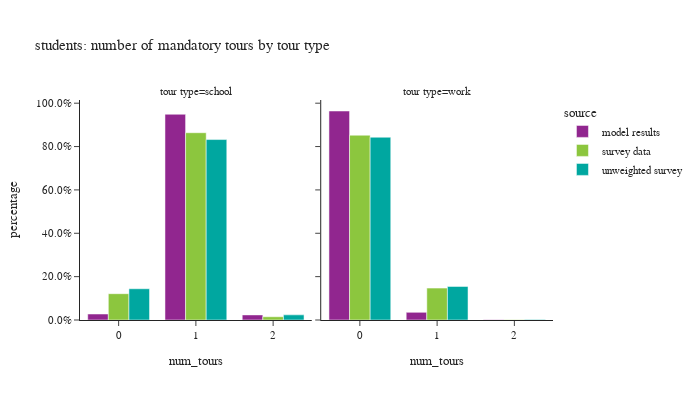

The code cell stored with this chart in its notebook:
### Code cell
# number of mandatory tours
df_plot = s_tour_data.groupby(['person_id','source','tour_type','person_weight'])['tour_id'].count().reset_index()

pivoted = df_plot.pivot(index=['person_id','source','person_weight'], columns="tour_type", values="tour_id").fillna(0).reset_index()
df_plot = pivoted.melt(id_vars=['person_id','source','person_weight'], var_name="tour_type")

df_plot['num_tours'] = df_plot['value']
df_plot['ws_weight'] = df_plot['person_weight']
df_plot = df_plot.groupby(['source','tour_type','num_tours'])['ws_weight'].sum().reset_index()
df_plot = df_plot.merge(df_student_count, how='left', on='source')
df_plot['percentage'] = df_plot['ws_weight']/df_plot['person_weight']

fig = px.bar(df_plot, x="num_tours", y="percentage", color="source",barmode="group",
             facet_col="tour_type",facet_row_spacing=0.2,
             title="students: number of mandatory tours by tour type")
fig.for_each_annotation(lambda a: a.update(text="tour type="+a.text.split("=")[-1]))
fig.update_layout(height=400, width=700)
fig.update_yaxes(tickformat=".1%")
fig.show()

### Figure 1 — Plotly figure (JSON) as saved in the notebook; plotly's stock layout.template omitted (floating-point values rounded to 4 significant figures)
{"data": [{"alignmentgroup": "True", "hovertemplate": "source=model results<br>tour_type=school<br>num_tours=%{x}<br>percentage=%{y}<extra></extra>", "legendgroup": "model results", "marker": {"color": "#91268F", "pattern": {"shape": ""}}, "name": "model results", "offsetgroup": "model results", "orientation": "v", "showlegend": true, "textposition": "auto", "type": "bar", "x": [0.0, 1.0, 2.0], "xaxis": "x", "y": [0.02759, 0.949, 0.02346], "yaxis": "y"}, {"alignmentgroup": "True", "hovertemplate": "source=model results<br>tour_type=work<br>num_tours=%{x}<br>percentage=%{y}<extra></extra>", "legendgroup": "model results", "marker": {"color": "#91268F", "pattern": {"shape": ""}}, "name": "model results", "offsetgroup": "model results", "orientation": "v", "showlegend": false, "textposition": "auto", "type": "bar", "x": [0.0, 1.0, 2.0], "xaxis": "x2", "y": [0.964, 0.03526, 0.000776], "yaxis": "y2"}, {"alignmentgroup": "True", "hovertemplate": "source=survey data<br>tour_type=school<br>num_tours=%{x}<br>percentage=%{y}<extra></extra>", "legendgroup": "survey data", "marker": {"color": "#8CC63E", "pattern": {"shape": ""}}, "name": "survey data", "offsetgroup": "survey data", "orientation": "v", "showlegend": true, "textposition": "auto", "type": "bar", "x": [0.0, 1.0, 2.0], "xaxis": "x", "y": [0.1213, 0.8638, 0.01496], "yaxis": "y"}, {"alignmentgroup": "True", "hovertemplate": "source=survey data<br>tour_type=work<br>num_tours=%{x}<br>percentage=%{y}<extra></extra>", "legendgroup": "survey data", "marker": {"color": "#8CC63E", "pattern": {"shape": ""}}, "name": "survey data", "offsetgroup": "survey data", "orientation": "v", "showlegend": false, "textposition": "auto", "type": "bar", "x": [0.0, 1.0, 2.0], "xaxis": "x2", "y": [0.8523, 0.1471, 0.000604], "yaxis": "y2"}, {"alignmentgroup": "True", "hovertemplate": "source=unweighted survey<br>tour_type=school<br>num_tours=%{x}<br>percentage=%{y}<extra></extra>", "legendgroup": "unweighted survey", "marker": {"color": "#00A7A0", "pattern": {"shape": ""}}, "name": "unweighted survey", "offsetgroup": "unweighted survey", "orientation": "v", "showlegend": true, "textposition": "auto", "type": "bar", "x": [0.0, 1.0, 2.0], "xaxis": "x", "y": [0.1441, 0.8323, 0.02366], "yaxis": "y"}, {"alignmentgroup": "True", "hovertemplate": "source=unweighted survey<br>tour_type=work<br>num_tours=%{x}<br>percentage=%{y}<extra></extra>", "legendgroup": "unweighted survey", "marker": {"color": "#00A7A0", "pattern": {"shape": ""}}, "name": "unweighted survey", "offsetgroup": "unweighted survey", "orientation": "v", "showlegend": false, "textposition": "auto", "type": "bar", "x": [0.0, 1.0, 2.0], "xaxis": "x2", "y": [0.843, 0.1548, 0.002151], "yaxis": "y2"}], "layout": {"annotations": [{"font": {}, "showarrow": false, "text": "tour type=school", "x": 0.245, "xanchor": "center", "xref": "paper", "y": 1.0, "yanchor": "bottom", "yref": "paper"}, {"font": {}, "showarrow": false, "text": "tour type=work", "x": 0.755, "xanchor": "center", "xref": "paper", "y": 1.0, "yanchor": "bottom", "yref": "paper"}], "barmode": "group", "height": 400, "legend": {"title": {"text": "source"}, "tracegroupgap": 0}, "title": {"text": "students: number of mandatory tours by tour type"}, "width": 700, "xaxis": {"anchor": "y", "domain": [0.0, 0.49], "title": {"text": "num_tours"}}, "xaxis2": {"anchor": "y2", "domain": [0.51, 1.0], "matches": "x", "title": {"text": "num_tours"}}, "yaxis": {"anchor": "x", "domain": [0.0, 1.0], "tickformat": ".1%", "title": {"text": "percentage"}}, "yaxis2": {"anchor": "x2", "domain": [0.0, 1.0], "matches": "y", "showticklabels": false, "tickformat": ".1%"}}}
